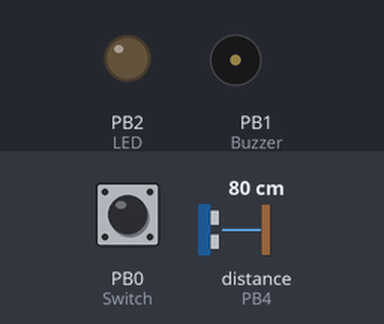
This sketch was run on a simulated ATtiny85, built with avr-gcc and run on an emulated ATtiny85. Parts: output pins drawn as LEDs (lit = HIGH), buzzer (waves = sounding, pin HIGH). Wiring (inferred from the names in the program): ultrasonic range finder: trigger PB3; echo PB4. The inputs (shaded band) are chosen by the test bench; at power-on: distance to the obstacle (sensor on PB4) 80 cm, PB0 (Switch) HIGH. The echo pulse lasts 58.3 µs per cm; pins used as bus, display or sensor lines are not drawn.

Above: at 7.2 s.
7.3 s: distance to the obstacle (sensor on PB4) set to 27 cm
At 8.3 s:
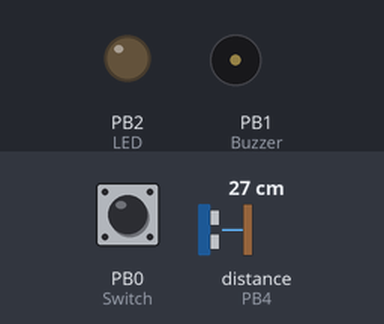
12.3 s: distance to the obstacle (sensor on PB4) set to 33 cm
At 21.4 s:
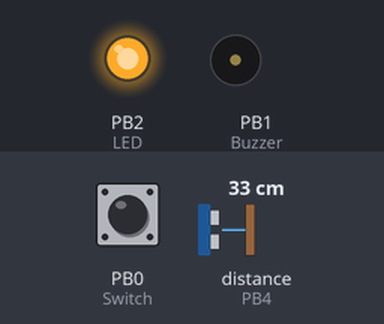
Timing chart, 0 to 23.0 s (numbered marks = the images above; inputs shaded):
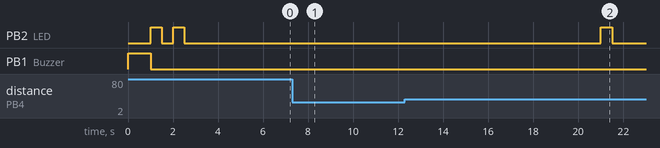

Measured:
- the behaviour switches between 30 and 31 cm on distance to the obstacle (sensor on PB4) (found by bisection; images 1 and 2)
- after the input at 7.3 s, PB2 (LED): stays LOW (without the input it goes to HIGH after 3.7 s)
- after the input at 12.3 s, PB2 (LED): LOW → HIGH after 8.7 s, → LOW 0.50 s later
- by itself, PB2 (LED): alternates HIGH for 0.50 s and LOW for 0.50 s, 4 changes in all, then stays LOW

The sketch:

Attiny_Buzzer.ino
```cpp
// (licence header left out)
// I refuse to pay $50 for a third party phone app to let me know I forgot to plug in my Tesla. Hopefully Tesla will add
// this function to their phone app in the future but in the mean time, I've built a simple circuit based on an ATTiny85.
// It will turn on a buzzer if the Tesla has been sitting in the garage for 30 minutes or more and the charge cables
// are still coiled on the wall hook. There is a push button switch at the base of the wall hook that is depressed by the
// weight of the cables. The switch is monitored by the ATTiny.
// The ATTiny controls an HC-SR04 ultrasonic sensor which is aimed at the Tesla that is about 3 feet away when in the garage.
// If the Tesla is not in the garage, the HC-SR04 measures over 10 feet to the far wall. An LED is controlled by the ATTiny
// that blinks 1 to 9 times to indicate a distance of 1 to 9 feet. Blink rate is 1 second. If the distance is 10 feet or more,
// the LED blinks slowly at a rate of 5 seconds "on" & 5 seconds "off". The ATTiny repeats the loop every 10 seconds.
// The circuit is powered by a 5 Volt 1 Amp wall wart supply.
//
// Release History
// Dec 23, 2021  Original Release

// ATTiny Pins (Reset on pin 1 is not used and is internaly pulled up to 5 volts)
#define Trig 3 // PB3 = Pin 2; Logic output to the Trig pin of the HC-SR04. (10us high pulse to trigger)
#define Echo 4 // PB4 = Pin 3; Logic input from the Echo pin of the HC-SR04 (High pulse duration is round trip time)
#define Switch 0 // PB0 = Pin 5; Logic input from the pulled up push button switch in the charge cable wall hook (1=Open)
#define Buzzer 1 // PB1 = Pin 6; Logic output to turn on the active buzzer (thru an NPN transistor). (1=On)
#define LED 2 // PB2 = Pin 7; Logic output to turn on an LED (1=On)
// Globals
int feet; // Distance to car in feet
int last_feet = 3; // previous loop feet value
long roundtrip; // Trig signal pulse duration (over and back)
long time_count = 0; // counter
//
// Function reads the distance from the HC-SR04
int measure(void)
{
  digitalWrite(Trig, HIGH); // Send HC-SR04 trigger signal high
  delayMicroseconds(10); // Hold the trigger signal high for 10 usec
  digitalWrite(Trig, LOW); // Send HC-SR04 trigger signal LOW
  int roundtrip = pulseIn(Echo, HIGH); // measure echo pin high pulse width
  return (roundtrip / 1776); // distance to car in feet
}
//
// Function to blink the LED based on the measured distance in feet. This function takes a total time of 10 seconds.
void blink_led(int feet)
{
  if (feet < 1) { // Do not blink if under 1 foot
    digitalWrite(LED, LOW);
    delay(10000); // wait 10 seconds with the led off
  }
  else if (feet > 9) { // Give long single blink to indicate 10 or more feet
    digitalWrite(LED, HIGH);
    delay(5000); // 5 seconds turned on
    digitalWrite(LED, LOW);
    delay(5000); // 5 seconds turned off
  }
  else {  // the number of LED blinks equals the number of feet
    for (int i=0; i<feet; i++) {
    digitalWrite(LED, HIGH); // turn on LED
    delay(500); // 1/2 second turned on
    digitalWrite(LED, LOW); // turn off LED
    delay(500); // 1/2 second turned off
    }
    delay(10000-(feet*1000)); // Delay 10 seconds - (feet) seconds
  }
}
//
void setup()
{
  pinMode(Echo, INPUT); // Define HC-SR04 Echo signal as an input
  pinMode(Switch, INPUT); // Define signal from push button switch as an input
  pinMode(Trig, OUTPUT); // Define trigger signal to HC-SR04 as an output
  pinMode(LED, OUTPUT); // Define LED signal as an output
  pinMode(Buzzer, OUTPUT); // Define buzzer signal as an output
  digitalWrite(Trig, LOW); // Send HC-SR04 trigger signal to the resting LOW state
  digitalWrite(LED, LOW); // turn off led
  time_count = 0; // initialize counter to zero
  // Sound Buzzer to confirm operation
  digitalWrite(Buzzer, HIGH); // turn on buzzer
  delay(1000); // wait 1 second
  digitalWrite(Buzzer, LOW); // turn off buzzer
}

void loop() // This loop repeats every 10 seconds
{
  feet = measure(); // measure the distance in feet to the car (or the far wall)
  if (!digitalRead(Switch) && (feet <= 7)) {  // check if not plugged in and car is in the garage
    time_count++; // increment the counter (a bad distance reading will increment the counter but get zero'ed on the next loop)
  }
  else if (digitalRead(Switch)) {
    time_count = 0; // zero the counter because the car is plugged in
  }
  else if ((last_feet >= 8) && (feet >= 8))  {
    time_count = 0; // zero the counter  if 2 loops in a row show car is out of the garage (won't zero if 1 bad distance reading)
  }
//
  if (time_count >= 180) { // 180 loops equals 30 minutes
    digitalWrite(Buzzer, HIGH); // turn on buzzer
  }
  else {
    digitalWrite(Buzzer, LOW); // turn off buzzer
  }
//
  blink_led(feet); // blink the led to indicate the distance in feet. This takes 10 seconds.
//
  last_feet = feet; // save measurement for next loop in case of a bad/noisy read
//
}
```
